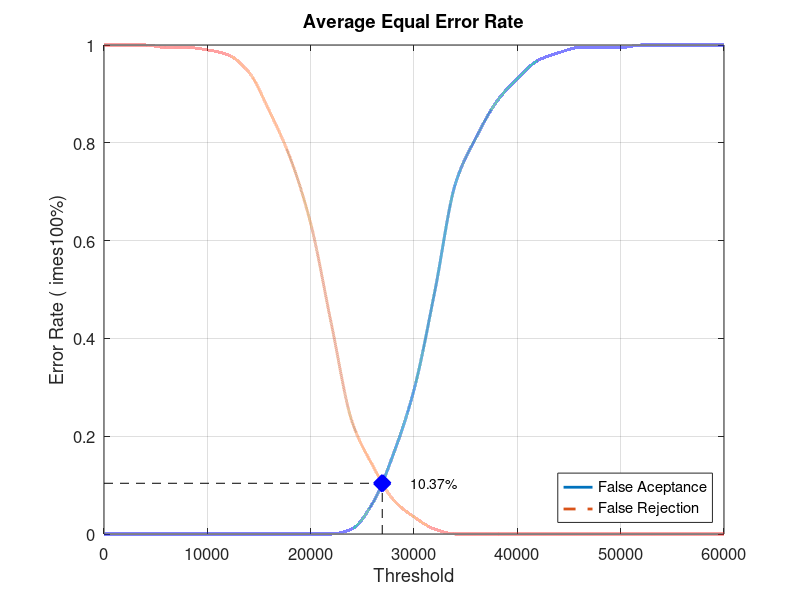
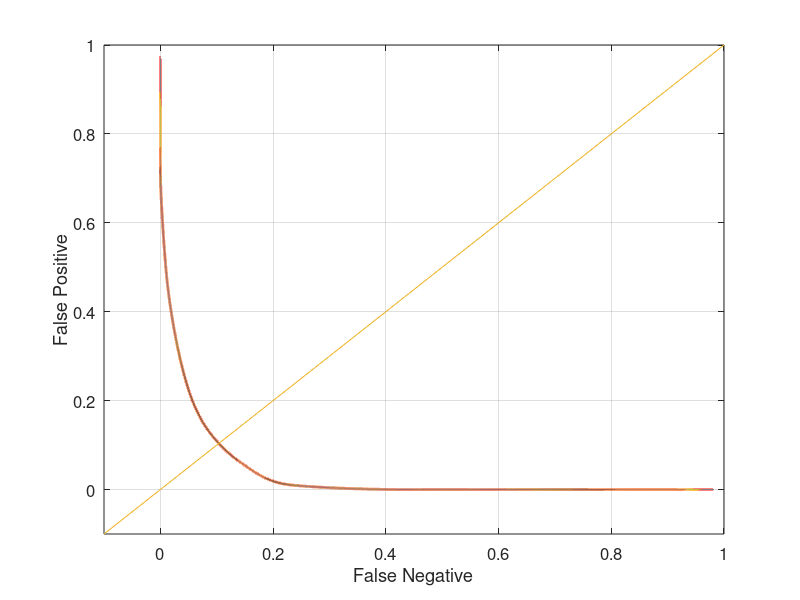

The MATLAB script that drew these images, in order:
close all;
clear;
clc;
x = 0:2000:60000;
xq = 0:0.5:60000;

y0 = [0 0 0 0 0 0 0 0 0 0 0 0 0.0105263 0.0631579 0.163158 0.294737 0.494737 0.715789 0.810526 0.884211 0.931579 0.968421 0.984211 0.994737 0.994737 0.994737 1 1 1 1 1]
yy0 = interp1(x, y0, xq, 'pchip');
y1 = [1 1 1 0.995 0.995 0.99 0.98 0.945 0.865 0.77 0.635 0.43 0.23 0.14 0.07 0.035 0.01 0 0 0 0 0 0 0 0 0 0 0 0 0 0]
yy1 = interp1(x, y1, xq, 'pchip');

% Calculating EER: 
y2 = abs(y0 - y1);
find(y2 == min(y2))
yy2 = abs(yy0 - yy1);
xEER = find(yy2 == min(yy2));
xEERIndex = xq(xEER) % X-axis EER
yEER = yy0(xEER) % Y-axis EER

main = figure
plot(xq, yy0,'-','LineWidth', 2);	hold on
plot(xq, yy1,'--','LineWidth', 2);	hold on
plot([xEERIndex xEERIndex], [0 yEER], 'k--');	hold on
plot([0 xEERIndex], [yEER yEER], 'k--');	hold on
plot(xEERIndex, yEER, 'bx', 'LineWidth', 10);	hold on
text(xEERIndex + 10 * xEERIndex / 100, yEER, [num2str(round((10000 * yEER)) / 100) '%'])
legend('False Aceptance', 'False Rejection', 'Location', 'SouthEast')
xlabel('Threshold')
ylabel('Error Rate (	imes100%)')
title('Average Equal Error Rate')
set(gca, 'FontSize', 12)
axis([0 60000 0 1])
grid on

print(main, 'Database5_2Main', '-dpng');
FNRxFPR = figure('Color', [1 1 1]);
plot(yy1, yy0, '-', yy1, yy0, 'LineWidth', 2);
hold on
y = -0.1:0.1:1
plot(y, y); 
set(gca, 'FontSize', 12)
xlabel('False Negative')
ylabel('False Positive')
axis([-0.1 1 -0.1 1])
set(gca, 'FontSize', 12)
grid on

print(FNRxFPR, 'Database5_2FNRxFPR','-dpng');
